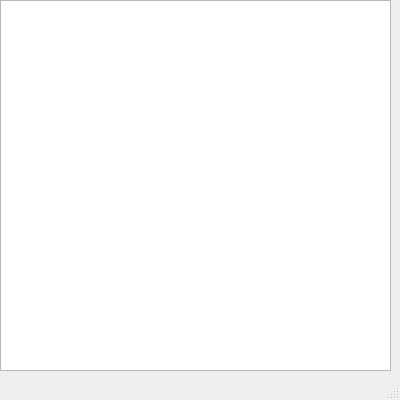
<?xml version="1.0" encoding="UTF-8"?>
<ui version="4.0">
 <class>MainWindow</class>
 <widget class="QMainWindow" name="MainWindow">
  <property name="geometry">
   <rect>
    <x>0</x>
    <y>0</y>
    <width>400</width>
    <height>400</height>
   </rect>
  </property>
  <property name="windowTitle">
   <string>MainWindow</string>
  </property>
  <widget class="QWidget" name="centralwidget">
   <widget class="QTableWidget" name="tableWidget">
    <property name="geometry">
     <rect>
      <x>0</x>
      <y>0</y>
      <width>391</width>
      <height>371</height>
     </rect>
    </property>
   </widget>
  </widget>
  <widget class="QMenuBar" name="menubar">
   <property name="geometry">
    <rect>
     <x>0</x>
     <y>0</y>
     <width>400</width>
     <height>18</height>
    </rect>
   </property>
  </widget>
  <widget class="QStatusBar" name="statusbar"/>
 </widget>
 <resources/>
 <connections/>
</ui>
